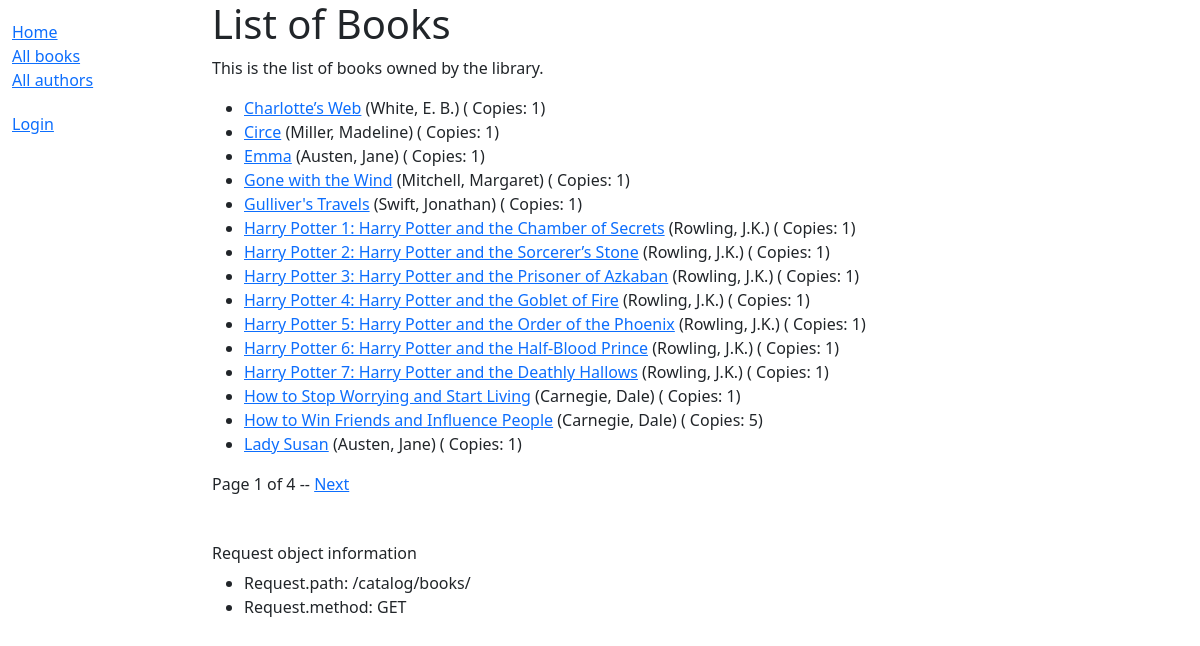
/catalog/books/, run on the app's committed database.
### catalog/models.py (models this page shows, shortened)
class Book(models.Model):
    title = models.CharField(max_length=200)
    author = models.ForeignKey('Author', on_delete=models.RESTRICT, null=True)
    summary = models.TextField(
        max_length=1000,
        help_text="Enter a brief description of the book",
    )
    isbn = models.CharField(
        'ISBN',
        max_length=13,
        unique=True,
        help_text='13 Character <a href="https://www.isbn-international.org/'
                  'content/what-isbn">ISBN number</a>',
    )
    genre = models.ManyToManyField(
        Genre,
        help_text="Select a genre for this book",
    )   # each genre can have many books and a book can have multiple genres
    def display_genre(self):
        """Create a string for the Genre. Required to display in Admin."""
        return '; '.join(genre.name for genre in self.genre.all()[:3])
    display_genre.short_description = 'Genre'
    language = models.ForeignKey(
        Language, on_delete=models.SET_NULL, null=True
    )
    def get_absolute_url(self):
        return reverse('catalog:book-detail', args=[str(self.id)])
    class Meta:
        ordering = ['title', 'author']

class Author(models.Model):
    first_name = models.CharField(max_length=100)
    last_name = models.CharField(max_length=100)
    date_of_birth = models.DateField(null=True, blank=True)
    date_of_death = models.DateField('died', null=True, blank=True)
    class Meta:
        ordering = ['last_name', 'first_name']
    def __str__(self) -> str:
        return f'{self.last_name}, {self.first_name}'

### catalog/views.py (the view)
# urls.py: path('books/', views.BookListView.as_view(), name='books'),
class BookListView(generic.ListView):
    model = Book
    paginate_by = 15
    def get_context_data(self, **kwargs: Any) -> dict[str, Any]:
        context = super().get_context_data(**kwargs)
        context['some_data'] = 'Some other data'
        return context

### catalog/templates/catalog/book_list.html (shortened to what this page needs)
{% extends 'base_generic.html' %}
{% block content %}
    <h1>List of Books</h1>
    <p>
        This is the list of books owned by the library.
    </p>
    {% if object_list %}
        <ul>
            {% for book in object_list %}
                <li>
                    <a href="{{ book.get_absolute_url }}">{{ book.title }}</a>
                    ({{ book.author }}) ( Copies: {{ book.bookinstance_set.count }})
                </li>
            {% endfor %}
        </ul>
    {% else %}
        <p>There are not books in the library.</p>
    {% endif %}
{% endblock %}

### data on the page
Book: title "Charlotte’s Web", author "White, E. B.", bookinstance_set.count "1"
Book: title "Circe", author "Miller, Madeline", bookinstance_set.count "1"
Book: title "Emma", author "Austen, Jane", bookinstance_set.count "1"
Book: title "Gone with the Wind", author "Mitchell, Margaret", bookinstance_set.count "1"
Book: title "Gulliver's Travels", author "Swift, Jonathan", bookinstance_set.count "1"
Book: title "Harry Potter 1: Harry Potter and the Chamber of Secrets", author "Rowling, J.K.", bookinstance_set.count "1"
Book: title "Harry Potter 2: Harry Potter and the Sorcerer’s Stone", author "Rowling, J.K.", bookinstance_set.count "1"
Book: title "Harry Potter 3: Harry Potter and the Prisoner of Azkaban", author "Rowling, J.K.", bookinstance_set.count "1"
Book: title "Harry Potter 4: Harry Potter and the Goblet of Fire", author "Rowling, J.K.", bookinstance_set.count "1"
Book: title "Harry Potter 5: Harry Potter and the Order of the Phoenix", author "Rowling, J.K.", bookinstance_set.count "1"
Book: title "Harry Potter 6: Harry Potter and the Half-Blood Prince", author "Rowling, J.K.", bookinstance_set.count "1"
Book: title "Harry Potter 7: Harry Potter and the Deathly Hallows", author "Rowling, J.K.", bookinstance_set.count "1"
Book: title "How to Stop Worrying and Start Living", author "Carnegie, Dale", bookinstance_set.count "1"
Book: title "How to Win Friends and Influence People", author "Carnegie, Dale", bookinstance_set.count "5"
Book: title "Lady Susan", author "Austen, Jane", bookinstance_set.count "1"

### other printed values
{{ page_obj.number }} "1"
{{ page_obj.paginator.num_pages }} "4"
{{ request.path }} "/catalog/books/"
{{ request.method }} "GET"
